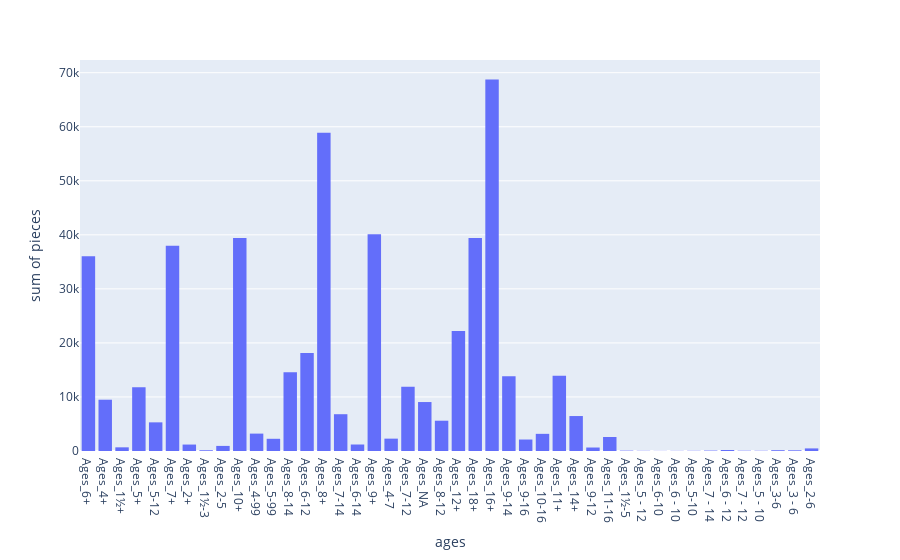

Source (notebook cell):
### Markdown cell above
**describe() is a good way check the for things like pieces and prices since that is what people are looking for**

### Code cell
fig = px.histogram(LegoDF_raw, 
                  x = 'ages', 
                  y = 'pieces')
fig.show()

### Figure 1 — Plotly figure (JSON) as saved in the notebook; plotly's stock layout.template omitted (floating-point values rounded to 4 significant figures; data arrays with more than 128 entries replaced by an {"elided": "..."} marker saying what was removed)
{"data": [{"bingroup": "x", "histfunc": "sum", "hovertemplate": "ages=%{x}<br>sum of pieces=%{y}<extra></extra>", "legendgroup": "", "marker": {"color": "#636efa", "pattern": {"shape": ""}}, "name": "", "orientation": "v", "showlegend": false, "type": "histogram", "x": {"elided": "1304 str values"}, "xaxis": "x", "y": {"elided": "1304 float values"}, "yaxis": "y"}], "layout": {"barmode": "relative", "legend": {"tracegroupgap": 0}, "margin": {"t": 60}, "xaxis": {"anchor": "y", "domain": [0, 1], "title": {"text": "ages"}}, "yaxis": {"anchor": "x", "domain": [0, 1], "title": {"text": "sum of pieces"}}}}
